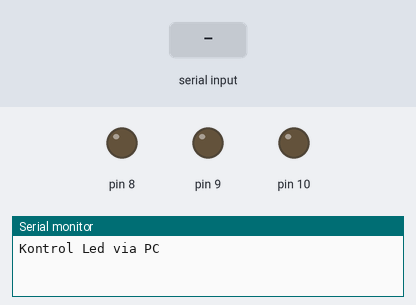
The sketch below on a simulated Arduino Uno, built with avr-gcc and run on an emulated ATmega328P. Parts: output pins drawn as LEDs (lit = HIGH), the last lines printed to the serial monitor. The inputs (shaded band) are chosen by the test bench.

Above: at 1.2 s.
1.3 s: "1" received over Serial
At 2.3 s:
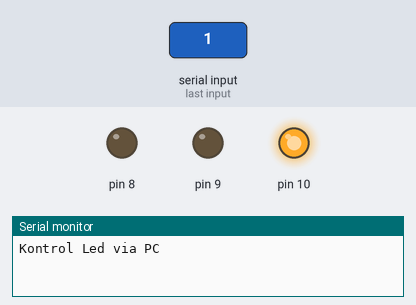
4.3 s: "2" received over Serial
At 4.7 s:
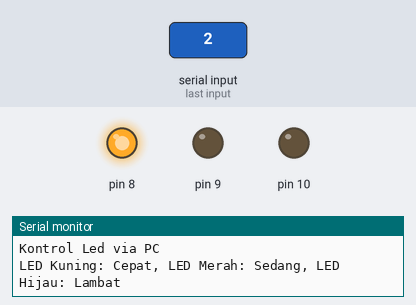
7.3 s: "3" received over Serial
At 8.1 s:
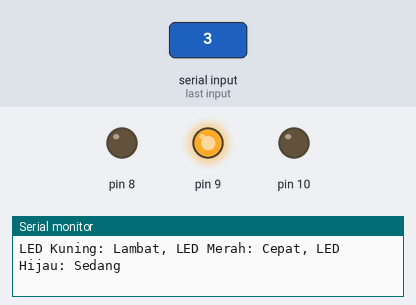
Timing chart, 0 to 10.4 s (numbered marks = the images above; inputs shaded):
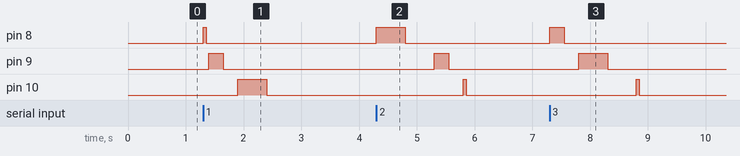

Measured:
- after the input at 1.3 s, pin 8: LOW → HIGH at once, → LOW 0.05 s later; pin 9: LOW → HIGH after 0.10 s, → LOW 0.25 s later; pin 10: LOW → HIGH after 0.60 s, → LOW 0.50 s later
- after the input at 4.3 s, pin 8: LOW → HIGH at once, → LOW 0.50 s later; pin 9: LOW → HIGH after 1.0 s, → LOW 0.25 s later; pin 10: LOW → HIGH after 1.5 s, → LOW 0.05 s later
- after the input at 7.3 s, pin 8: LOW → HIGH at once, → LOW 0.25 s later; pin 9: LOW → HIGH after 0.50 s, → LOW 0.50 s later; pin 10: LOW → HIGH after 1.5 s, → LOW 0.05 s later

The sketch:

PraktikSerial2Arah.ino.ino
```cpp
byte inSer;
char str;

void setup() {
  pinMode(8, OUTPUT);
  pinMode(9, OUTPUT);
  pinMode(10, OUTPUT);
  Serial.begin(9600);
  Serial.println("Kontrol Led via PC");
}

void loop() {
  if (Serial.available() > 0) {  // Periksa apakah ada data yang tersedia di Serial
    inSer = Serial.read();      // membaca kode ASCII
    str = char(inSer);          // Mengubah data ASCII ke char

    switch (str) {
      case '1':  // LED Kuning Berkedip dengan cepat
        blinkLED(8, 100);
        blinkLED(9, 500);
        blinkLED(10, 1000);
        Serial.println("LED Kuning: Cepat, LED Merah: Sedang, LED Hijau: Lambat");
        break;

      case '2':  // LED Kuning Berkedip dengan lambat
        blinkLED(8, 1000);
        blinkLED(9, 500);
        blinkLED(10, 100);
        Serial.println("LED Kuning: Lambat, LED Merah: Cepat, LED Hijau: Sedang");
        break;

      case '3':  // LED Kuning Berkedip dengan sedang
        blinkLED(8, 500);
        blinkLED(9, 1000);
        blinkLED(10, 100);
        Serial.println("LED Kuning: Sedang, LED Merah: Lambat, LED Hijau: Cepat");
        break;

      case '4':  // Mematikan semua LED
        digitalWrite(8, LOW);
        digitalWrite(9, LOW);
        digitalWrite(10, LOW);
        Serial.println("Semua LED dimatikan");
        break;
    }
  }
}

void blinkLED(int pin, int duration) {
  digitalWrite(pin, HIGH);
  delay(duration / 2);
  digitalWrite(pin, LOW);
  delay(duration / 2);
}
```
